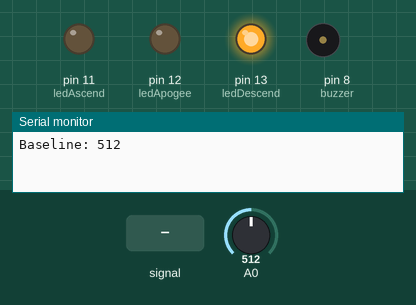
Bench run of a sketch on a simulated Arduino Uno, built with avr-gcc and run on an emulated ATmega328P. Parts: output pins drawn as LEDs (lit = HIGH), buzzer (waves = sounding), the last lines printed to the serial monitor. The test bench sets the inputs (shaded band); at power-on: A0 = 512.

Above: at 1.4 s.
1.5 s: A0 fed a 200 Hz sine of ±81 counts around its level
At 1.8 s:
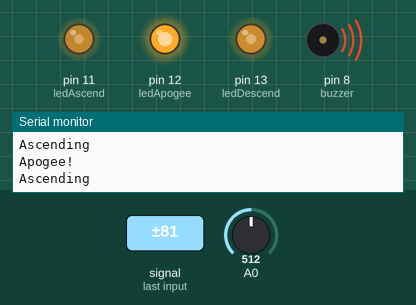
4.5 s: A0 set to 390
At 5.4 s:
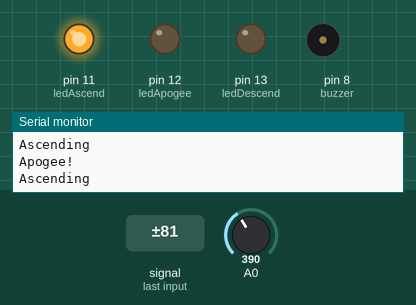
6.3 s: A0 set to 405
At 6.45 s:
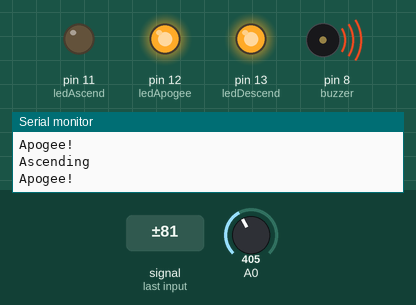
8.2 s: A0 set to 306
At 9.4 s:
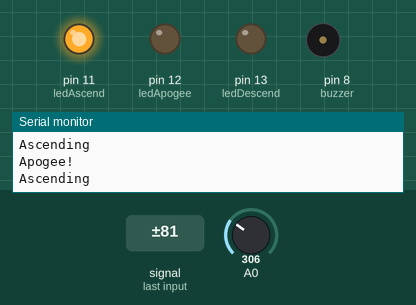
9.7 s: A0 set to 327
At 10.05 s:
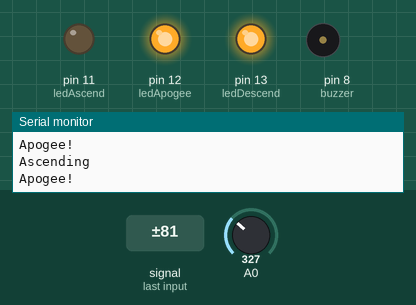
Timing chart, 0 to 12.6 s (numbered marks = the images above; inputs shaded):
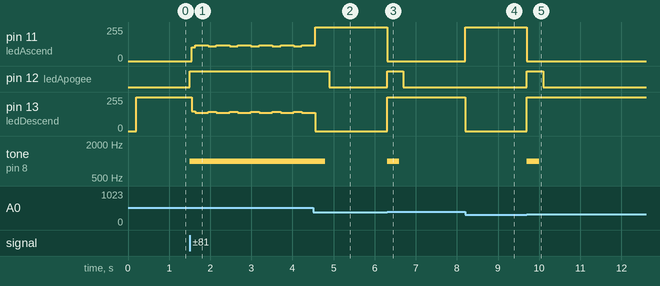

Measured:
- the behaviour switches between 396 and 397 on A0 (found by bisection; images 2 and 3)
- the behaviour switches between 312 and 313 on A0 (found by bisection; images 4 and 5)
- after the input at 1.5 s, pin 11 (ledAscend): 0/255 → 105/255 after 0.05 s, then repeats every 0.52 s: 117/255 0.32 s, 109/255 0.20 s; pin 12 (ledApogee): LOW → HIGH at once; pin 13 (ledDescend): 255/255 → 150/255 after 0.05 s, then repeats every 0.52 s: 138/255 0.32 s, 146/255 0.20 s; tone on pin 8 (buzzer): silent → 1000 Hz at once
- after the input at 4.5 s, pin 12 (ledApogee): HIGH → LOW after 0.39 s; tone on pin 8 (buzzer): 1000 Hz → silent after 0.29 s
- after the input at 6.3 s, pin 11 (ledAscend): 255/255 → 0/255 at once; pin 12 (ledApogee): LOW → HIGH at once, → LOW 0.40 s later; pin 13 (ledDescend): 0/255 → 255/255 at once; tone on pin 8 (buzzer): silent → 1000 Hz at once, → silent 0.30 s later
- after the input at 8.2 s, pin 11 (ledAscend): 0/255 → 255/255 at once; pin 13 (ledDescend): 255/255 → 0/255 at once
- after the input at 9.7 s, pin 11 (ledAscend): 255/255 → 0/255 at once; pin 12 (ledApogee): LOW → HIGH at once, → LOW 0.40 s later; pin 13 (ledDescend): 0/255 → 255/255 at once; tone on pin 8 (buzzer): silent → 1000 Hz at once, → silent 0.30 s later

The sketch:

Arduino_code.ino
```cpp
#define NUM_READINGS 3  // smaller = faster reaction

int readings[NUM_READINGS];
int indexFilter = 0;
long total = 0;
int baselinePressure = 0;

enum State { ASCENDING, DESCENDING, APOGEE };
State currentState = DESCENDING;

const int ledAscend = 11;   // green
const int ledDescend = 13;  // red
const int ledApogee = 12;   // yellow
const int buzzer = 8;       // buzzer

unsigned long lastUpdate = 0;
int prevReading = 0;

void initFilter() {
  for (int i = 0; i < NUM_READINGS; i++) readings[i] = 0;
  total = 0;
  indexFilter = 0;
}

int movingAverage(int newValue) {
  total -= readings[indexFilter];
  readings[indexFilter] = newValue;
  total += readings[indexFilter];
  indexFilter = (indexFilter + 1) % NUM_READINGS;
  return (int)(total / NUM_READINGS);
}

void setup() {
  pinMode(ledAscend, OUTPUT);
  pinMode(ledDescend, OUTPUT);
  pinMode(ledApogee, OUTPUT);
  pinMode(buzzer, OUTPUT);

  Serial.begin(9600);
  initFilter();

  // Baseline calibration
  long sum = 0;
  for (int i = 0; i < 20; i++) {
    sum += analogRead(A0);
    delay(10);
  }
  baselinePressure = sum / 20;
  Serial.print("Baseline: ");
  Serial.println(baselinePressure);

  currentState = DESCENDING;
}

// --- Extra variables ---
unsigned long apogeeTime = 0;
bool apogeeActive = false;

void loop() {
  int rawValue = analogRead(A0);
  int filtered = movingAverage(rawValue);

  int trend = filtered - prevReading;  // detect direction

  // --- Detect ASCENT quickly ---
  if (trend < -2) {   // pressure decreasing = going up
    if (currentState != ASCENDING) {
      currentState = ASCENDING;
      Serial.println("Ascending");
    }
  }
  // --- Detect DESCENT quickly ---
  else if (trend > 2) {  // pressure increasing = going down
    if (currentState == ASCENDING) {
      // Apogee detected (instant)
      Serial.println("Apogee!");
      digitalWrite(ledApogee, HIGH);
      tone(buzzer, 1000, 300);   // short beep
      apogeeTime = millis();
      apogeeActive = true;

      currentState = DESCENDING; // immediate switch to DESCENDING
    }
    else if (currentState != DESCENDING) {
      currentState = DESCENDING;
      Serial.println("Descending");
    }
  }

  // --- Auto turn off apogee LED after 400ms ---
  if (apogeeActive && millis() - apogeeTime > 400) {
    digitalWrite(ledApogee, LOW);
    apogeeActive = false;
  }

  // --- LED control (instant switching) ---
  digitalWrite(ledAscend, currentState == ASCENDING);
  digitalWrite(ledDescend, currentState == DESCENDING);

  prevReading = filtered;
}
```
